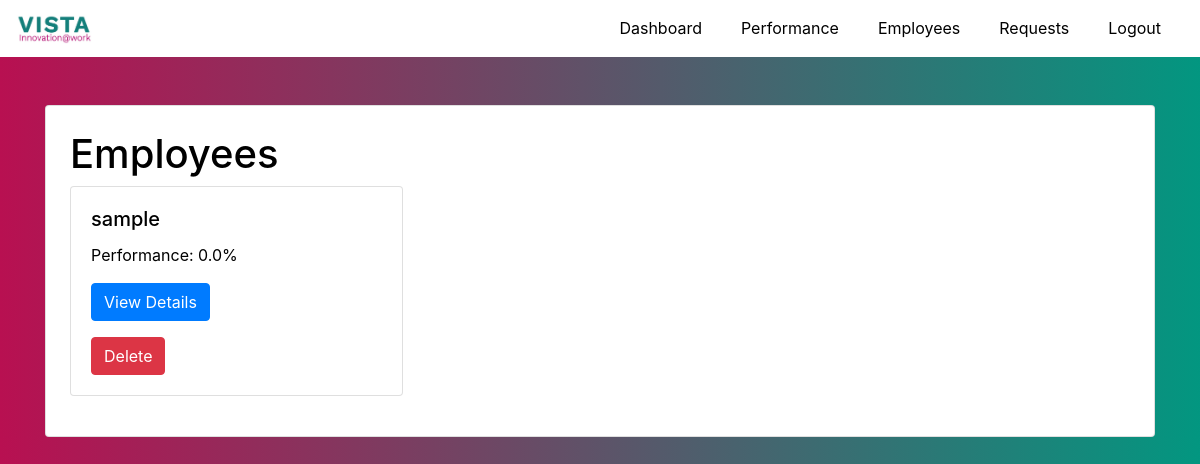
/admin/employees (signed in), run on an earlier commit of the app's database.
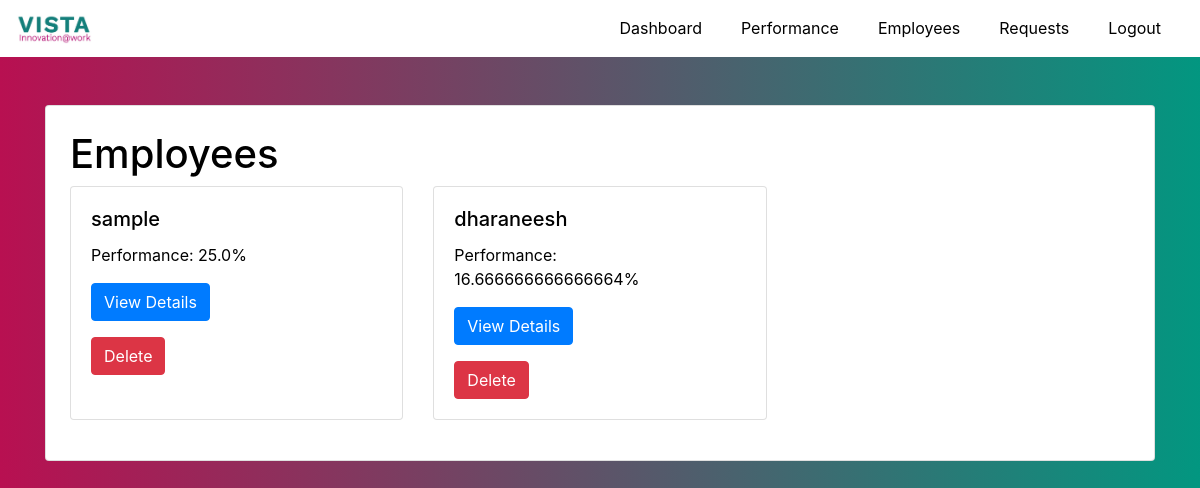
And on a later commit of the database.
### website/models.py (models this page shows)
class User(UserMixin, db.Model):
    id = db.Column(db.Integer, primary_key=True)
    username = db.Column(db.String(150), unique=True, nullable=False)
    password = db.Column(db.String(150), nullable=False)
    role = db.Column(db.String(50), nullable=False)
    email = db.Column(db.String(150), unique=True, nullable=False)
    assigned_tasks = db.relationship('TaskAssignment', backref='assigned_to', lazy=True, cascade="all, delete-orphan")
    tasks_assigned = db.relationship('Task', backref=db.backref('assigned_by_user'), lazy=True)
    extension_requests = db.relationship('ExtensionRequest', back_populates='requesting_user', lazy=True, overlaps="user", cascade="all, delete-orphan")

### website/routes.py (the view)
@main.route('/admin/employees')
@login_required
def employees():
    employees = User.query.filter_by(role='employee').all()
    employee_metrics = []
    for employee in employees:
        task_assignments = TaskAssignment.query.filter_by(user_id=employee.id).all()
        total_tasks = len(task_assignments)
        completed_tasks = sum(1 for assignment in task_assignments if assignment.completed and not (assignment.completion_date and assignment.completion_date > assignment.task.get_final_end_date()))
        ongoing_tasks = sum(1 for task in employee.assigned_tasks if task.task.status == 'Ongoing')
        overdue_tasks = sum(1 for task in employee.assigned_tasks if task.task.status == 'Overdue')
        late_submission_tasks = sum(1 for task in employee.assigned_tasks if task.task.status == 'Late Submission')
        success_rate = (completed_tasks / total_tasks) * 100 if total_tasks > 0 else 0
        employee_metrics.append({
            'employee': employee,
            'total_tasks': total_tasks,
            'completed_tasks': completed_tasks,
            'ongoing_tasks': ongoing_tasks,
            'overdue_tasks': overdue_tasks,
            'late_submission_tasks': late_submission_tasks,
            'success_rate': success_rate
        })
    return render_template('admin/employees.html', employee_metrics=employee_metrics)

### website/models.py (called while the page is built)
    def get_final_end_date(self):
        final_end_date = self.end_date
        approved_requests = [request for request in self.extension_requests if request.status == 'Approved']
        for extension in approved_requests:
                final_end_date += timedelta(days=sum(request.no_of_days for request in approved_requests))
        return final_end_date

### website/templates/admin/employees.html (shortened to what this page needs)
{% extends "base.html" %}
{% block navbar %}
<nav class="navbar navbar-expand-lg navbar-dark">
  <a class="navbar-brand" href="#">
    <img src="{{ url_for('static', filename='vista-logo.jpg') }}" alt="TaskManager Logo" height="30">
  </a>
  <div class="collapse navbar-collapse" id="navbarNav">
    <ul class="navbar-nav ml-auto">
      <li class="nav-item">
        <a class="nav-link" href="{{ url_for('main.admin_dashboard') }}">Dashboard</a>
      </li>
      <li class="nav-item">
        <a class="nav-link" href="{{ url_for('main.performance') }}">Performance</a>
      </li>
      <li class="nav-item">
        <a class="nav-link" href="{{ url_for('main.employees') }}">Employees</a>
      </li>
      <li class="nav-item">
        <a class="nav-link" href="{{ url_for('auth.view_requests') }}">Requests</a>
      </li>
      <li class="nav-item">
        <a class="nav-link" href="{{ url_for('auth.logout') }}">Logout</a>
      </li>
    </ul>
  </div>
</nav>
{% endblock %}
{% block content %}
<div class="container mt-5">
    <div class="card p-4">
        <h1>Employees</h1>
        <div class="row">
            {% for metric in employee_metrics %}
            <div class="col-md-4 mb-3">
                <div class="card h-100">
                    <div class="card-body">
                        <h5 class="card-title">{{ metric.employee.username }}</h5>
                        <p class="card-text">Performance: {{ metric.success_rate }}%</p>
                        <a href="{{ url_for('main.employee_performance', employee_id=metric.employee.id) }}" class="btn btn-primary">View Details</a>
                        <form method="POST" action="{{ url_for('main.delete_employee', employee_id=metric.employee.id) }}" class="mt-3" onsubmit="return confirmDelete('{{ metric.employee.username }}');">
                            <button type="submit" class="btn btn-danger">Delete</button>
                        </form>
                    </div>
                </div>
            </div>
            {% endfor %}
        </div>
    </div>
</div>
{% endblock %}

What changed in the data, as far as the page shows it:
added User: employee.username "dharaneesh"
Also different on the page:
new list line: "sample"
new list line: "Performance: 25.0 % View Details Delete"
new list line: "Performance: 16.666666666666664 % View Details Delete"
list line gone: "sample"
list line gone: "Performance: 0.0 % View Details Delete"
